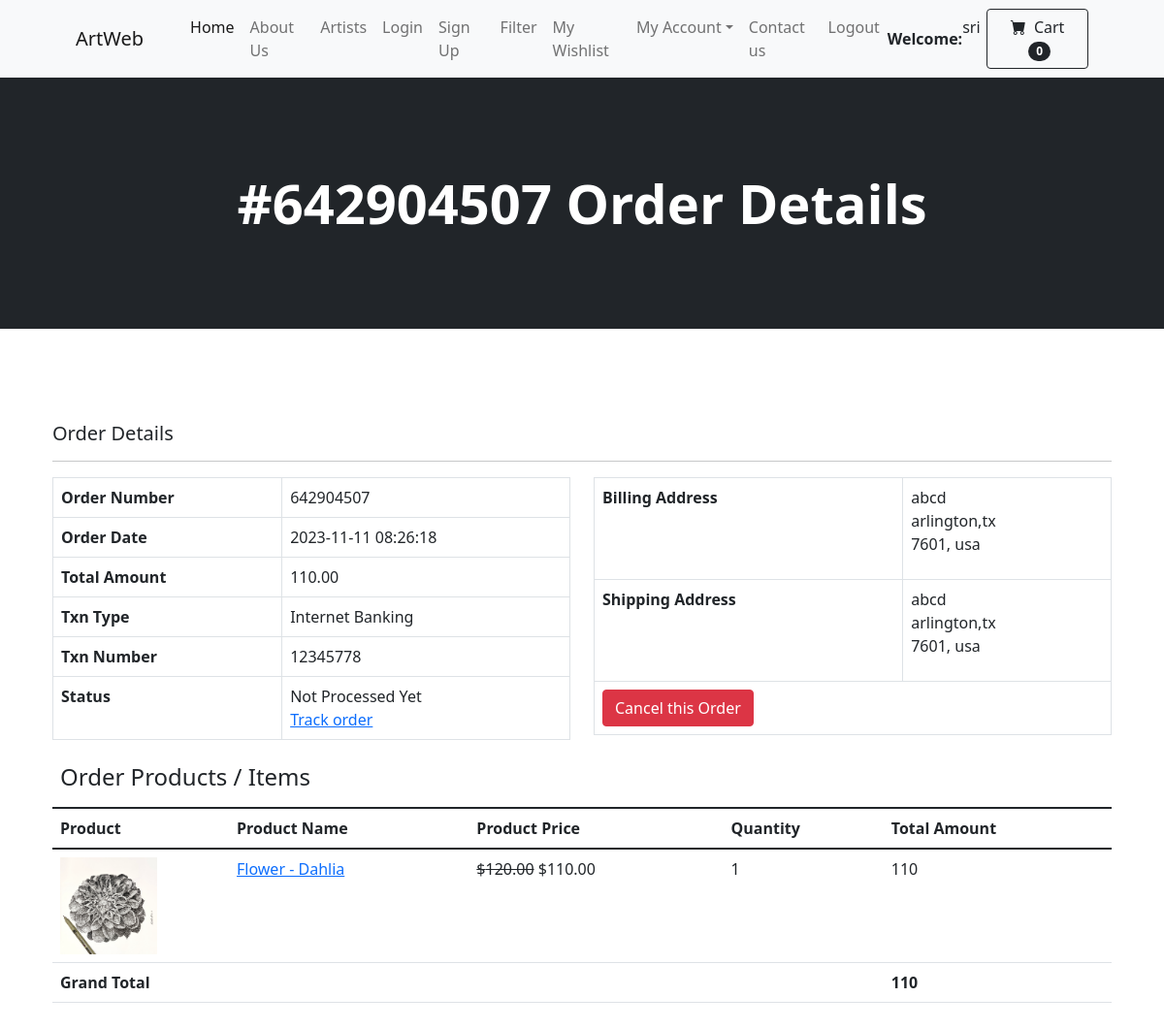
The app's page /order-details.php?onumber=642904507 (signed in) with its own data.
### tables this page shows
CREATE TABLE `orders` (
  `id` int(11) NOT NULL,
  `orderNumber` bigint(12) DEFAULT NULL,
  `userId` int(11) DEFAULT NULL,
  `addressId` int(11) DEFAULT NULL,
  `totalAmount` decimal(10,2) DEFAULT NULL,
  `txnType` varchar(200) DEFAULT NULL,
  `txnNumber` varchar(50) DEFAULT NULL,
  `orderStatus` varchar(120) DEFAULT NULL,
  `orderDate` timestamp NOT NULL DEFAULT current_timestamp()
);

CREATE TABLE `addresses` (
  `id` int(11) NOT NULL,
  `userId` int(11) DEFAULT NULL,
  `billingAddress` varchar(255) DEFAULT NULL,
  `biilingCity` varchar(150) DEFAULT NULL,
  `billingState` varchar(100) DEFAULT NULL,
  `billingPincode` int(11) DEFAULT NULL,
  `billingCountry` varchar(100) DEFAULT NULL,
  `shippingAddress` varchar(300) DEFAULT NULL,
  `shippingCity` varchar(150) DEFAULT NULL,
  `shippingState` varchar(100) DEFAULT NULL,
  `shippingPincode` int(11) DEFAULT NULL,
  `shippingCountry` varchar(100) DEFAULT NULL,
  `postingDate` timestamp NULL DEFAULT current_timestamp()
);

CREATE TABLE `ordersdetails` (
  `id` int(11) NOT NULL,
  `orderNumber` bigint(12) DEFAULT NULL,
  `userId` int(11) DEFAULT NULL,
  `productId` int(11) DEFAULT NULL,
  `quantity` int(11) DEFAULT NULL,
  `orderDate` timestamp NOT NULL DEFAULT current_timestamp(),
  `orderStatus` varchar(55) DEFAULT NULL
);

CREATE TABLE `products` (
  `id` int(11) NOT NULL,
  `category` int(11) NOT NULL,
  `subCategory` int(11) DEFAULT NULL,
  `productName` varchar(255) DEFAULT NULL,
  `productCompany` varchar(255) DEFAULT NULL,
  `productPrice` decimal(10,2) DEFAULT NULL,
  `productPriceBeforeDiscount` decimal(10,2) DEFAULT NULL,
  `productDescription` longtext DEFAULT NULL,
  `productImage1` varchar(255) DEFAULT NULL,
  `productImage2` varchar(255) DEFAULT NULL,
  `productImage3` varchar(255) DEFAULT NULL,
  `shippingCharge` decimal(10,2) DEFAULT NULL,
  `productAvailability` varchar(255) DEFAULT NULL,
  `postingDate` timestamp NULL DEFAULT current_timestamp(),
  `updationDate` timestamp NULL DEFAULT NULL ON UPDATE current_timestamp(),
  `addedBy` int(11) DEFAULT NULL,
  `lastUpdatedBy` int(2) DEFAULT NULL
);

### order-details.php (the view, shortened to what this page needs)
<?php session_start();
include_once('includes/config.php');
if(strlen($_SESSION['id'])==0)
{   header('location:logout.php');
}else{
?>
<!DOCTYPE html>
<html lang="en">
    <head>
        <link href="https://cdn.jsdelivr.net/npm/bootstrap-icons@1.5.0/font/bootstrap-icons.css" rel="stylesheet" />
        <link href="css/styles.css" rel="stylesheet" />
    </head>
    <body>
<?php include_once('includes/header.php');?>
        <header class="bg-dark py-5">
            <div class="container px-4 px-lg-5 my-5">
                <div class="text-center text-white">
                    <h1 class="display-4 fw-bolder">#<?php echo intval($_GET['onumber']);?> Order Details</h1>
                </div>
            </div>
        </header>
        <section class="py-5">
            <div class="container px-4  mt-5">
<h5>Order Details</h5>
<hr />
     <?php
$uid=$_SESSION['id'];
$orderno=intval($_GET['onumber']);
$ret=mysqli_query($con,"select *,orders.id as orderid from orders
left join addresses on addresses.id=orders.addressId
    where orders.userId='$uid' and orders.orderNumber='$orderno'");
while ($row=mysqli_fetch_array($ret)) {?>
<div class="row">
<div class="col-6">
    <table class="table table-bordered" border="1">
<tr>
    <th>Order Number</th>
    <td><?php echo htmlentities($row['orderNumber']);?></td>
</tr>
<tr>
    <th>Order Date</th>
    <td><?php echo htmlentities($row['orderDate']);?></td>
</tr>
<tr>
    <th>Total Amount</th>
    <td><?php echo htmlentities($row['totalAmount']);?></td>
</tr>
<tr>
    <th>Txn Type</th>
    <td><?php echo htmlentities($row['txnType']);?></td>
</tr>
<tr>
    <th>Txn Number</th>
    <td><?php echo htmlentities($row['txnNumber']);?></td>
</tr>
<tr>
    <th>Status</th>
    <td><?php $ostatus=$row['orderStatus'];
                    if( $ostatus==''): echo "Not Processed Yet";
                        else: echo $ostatus; endif;?>
                            <br />
<a href="javascript:void(0);" onClick="popUpWindow('track-order.php?oid=<?php echo $row['orderid'];?>');" title="Track order"> Track order
</a>
                        </td>
</tr>
    </table>
</div>
<div class="col-6">
    <table class="table table-bordered" border="1">
<tr>
    <th>Billing Address</th>
    <td><address><?php echo htmlentities($row['billingAddress']);?><br />
<?php echo htmlentities($row['biilingCity']);?>,<?php echo htmlentities($row['billingState']);?><br />
<?php echo htmlentities($row['billingPincode']);?>, <?php echo htmlentities($row['billingCountry']);?>
</address>
    </td>
</tr>
<tr>
    <th>Shipping Address</th>
    <td><address><?php echo htmlentities($row['shippingAddress']);?><br />
<?php echo htmlentities($row['shippingCity']);?>,<?php echo htmlentities($row['shippingState']);?><br />
<?php echo htmlentities($row['shippingPincode']);?>, <?php echo htmlentities($row['shippingCountry']);?>
</address>
    </td>
</tr>
<tr><td colspan="2"><a href="javascript:void(0);" onClick="popUpWindow('cancelorder.php?oid=<?php echo $row['orderid'];?>');" title="Cancel Order" class="btn-upper btn btn-danger">Cancel this Order
</a></td></tr>
    </table>
</div>
</div>
<?php } ?>
    <div class="table-responsive">
        <table class="table">
            <thead>
                <tr>
                    <th colspan="4"><h4>Order Products / Items</h4></th>
                </tr>
            </thead>
            <tr>
                <thead>
                    <th>Product</th>
                    <th>Product Name</th>
                    <th>Product Price</th>
                    <th>Quantity</th>
                    <th>Total Amount</th>
                </thead>
            </tr>
            <tbody>
<?php
$ret=mysqli_query($con,"select products.productName as pname,products.productName as proid,products.productImage1 as pimage,products.productPrice as pprice,ordersdetails.productId as pid,ordersdetails.id as cartid,products.productPriceBeforeDiscount,ordersdetails.quantity from ordersdetails join products on products.id=ordersdetails.productId where ordersdetails.userId='$uid'  and ordersdetails.orderNumber='$orderno'");
$num=mysqli_num_rows($ret);
    if($num>0)
    {
while ($row=mysqli_fetch_array($ret)) {
?>
                <tr>
                    <td class="col-md-2"><img src="admin/productimages/<?php echo htmlentities($row['pimage']);?>" alt="<?php echo htmlentities($row['pname']);?>" width="100" height="100"></td>
                    <td>
                       <a href="product-details.php?pid=<?php echo htmlentities($pd=$row['pid']);?>"><?php echo htmlentities($row['pname']);?></a></td>
<td>
                           <span class="text-decoration-line-through">$<?php echo htmlentities($row['productPriceBeforeDiscount']);?></span>
                            <span>$<?php echo htmlentities($row['pprice']);?></span>
                    </td>
                    <td><?php echo htmlentities($row['quantity']);?></td>
                     <td><?php echo htmlentities($totalamount=$row['quantity']*$row['pprice']);?></td>
                </tr>
                <?php $grantotal+=$totalamount; } ?>
<tr>
    <th colspan="4">Grand Total</th>
    <th colspan="2"><?php echo $grantotal;?></th>
</tr>
                <?php } ?>
            </tbody>
        </table>
    </div>
            </div>
        </section>
    </body>
</html>
<?php } ?>

### records on screen
orders: orderNumber "642904507", orderDate "2023-11-11 08:26:18", totalAmount "110.00", txnType "Internet Banking", txnNumber "12345778", addressId.billingAddress "abcd", addressId.biilingCity "arlington", addressId.billingState "tx", addressId.billingPincode "7601", addressId.billingCountry "usa", addressId.shippingAddress "abcd", addressId.shippingCity "arlington", addressId.shippingState "tx", addressId.shippingPincode "7601", addressId.shippingCountry "usa"
ordersdetails: productId.productImage1 (picture), productId.productName "Flower - Dahlia", productId.productPriceBeforeDiscount "120.00", productId.productPrice "110.00", quantity "1", $totalamount=$row['quantity']*$row['pprice'] "110"

### other values on screen
$_SESSION['username'] "sri"
$_GET['onumber'] "642904507"
$grantotal "110"
